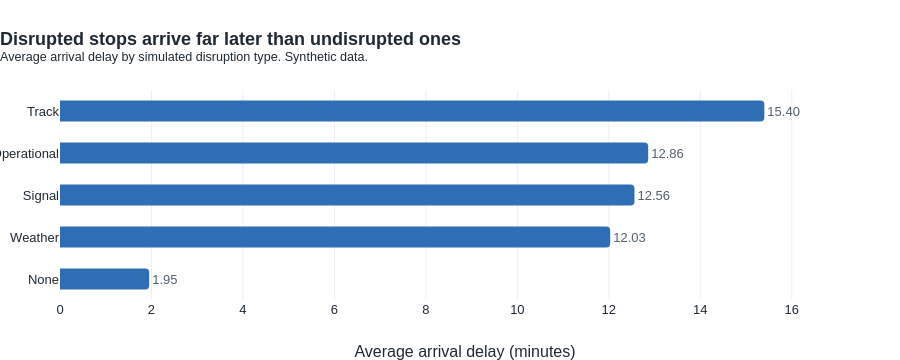

The cell this chart's notebook holds for it:
### Code cell
ordered = by_disruption.sort_values("avg_arrival_delay")

fig = go.Figure(go.Bar(
    y=ordered["disruption_type"].str.capitalize(), x=ordered["avg_arrival_delay"], orientation="h",
    marker=dict(color=ARRIVAL, cornerradius=4), text=ordered["avg_arrival_delay"].map("{:.2f}".format),
    textposition="outside", textfont=dict(color=INK_SOFT), cliponaxis=False,
    customdata=ordered[["arrivals", "on_time_pct", "pct_of_late_arrivals"]],
    hovertemplate="%{y}<br>Average %{x:.2f} min<br>On time %{customdata[1]:.1f}%<br>"
                  "%{customdata[0]} arrivals<br>%{customdata[2]:.1f}% of all late arrivals<extra></extra>",
))
fig.update_xaxes(title_text="Average arrival delay (minutes)", range=[0, ordered["avg_arrival_delay"].max() * 1.15])
fig.update_yaxes(showgrid=False)
fig.update_layout(bargap=0.5)
titled(fig, "Disrupted stops arrive far later than undisrupted ones",
       "Average arrival delay by simulated disruption type. Synthetic data.", height=360).show()

### Figure 1 — Plotly figure (JSON) as saved in the notebook; plotly's stock layout.template omitted (floating-point values rounded to 4 significant figures)
{"data": [{"cliponaxis": false, "customdata": [[1898.0, 84.2, 72.4], [35.0, 8.6, 7.7], [43.0, 16.3, 8.7], [28.0, 25.0, 5.1], [30.0, 16.7, 6.1]], "hovertemplate": "%{y}<br>Average %{x:.2f} min<br>On time %{customdata[1]:.1f}%<br>%{customdata[0]} arrivals<br>%{customdata[2]:.1f}% of all late arrivals<extra></extra>", "marker": {"color": "#2f6db5", "cornerradius": 4}, "orientation": "h", "text": ["1.95", "12.03", "12.56", "12.86", "15.40"], "textfont": {"color": "#52606d"}, "textposition": "outside", "type": "bar", "x": [1.95, 12.03, 12.56, 12.86, 15.4], "y": ["None", "Weather", "Signal", "Operational", "Track"]}], "layout": {"bargap": 0.5, "height": 360, "title": {"text": "<b>Disrupted stops arrive far later than undisrupted ones</b><br><sup>Average arrival delay by simulated disruption type. Synthetic data.</sup>", "x": 0}, "xaxis": {"range": [0, 17.71], "title": {"text": "Average arrival delay (minutes)"}}, "yaxis": {"showgrid": false}}}
